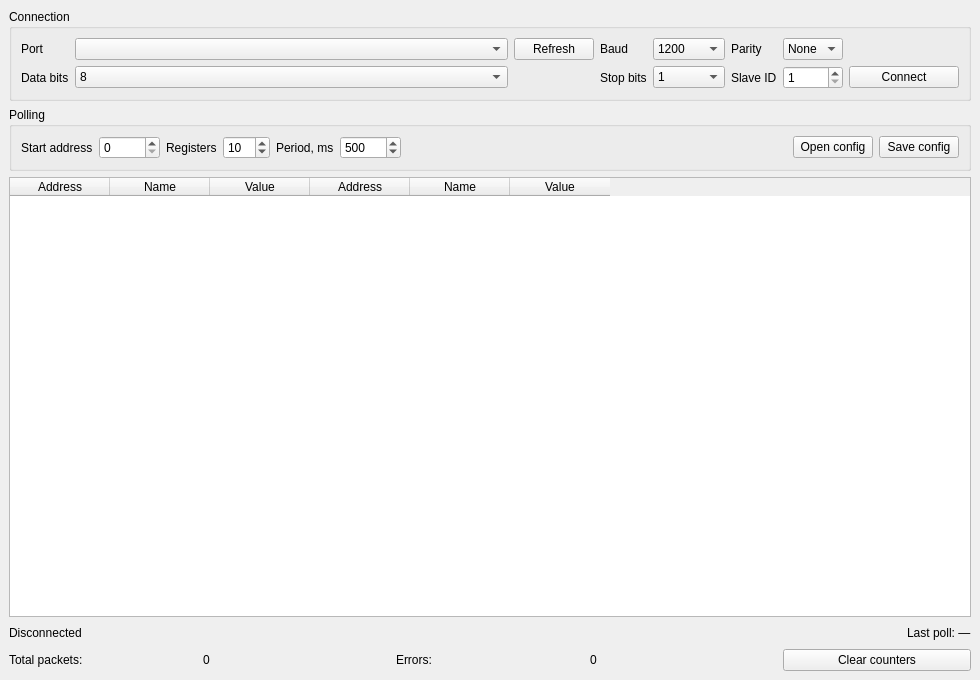
<?xml version="1.0" encoding="UTF-8"?>
<ui version="4.0">
 <class>MainWindow</class>
 <widget class="QMainWindow" name="MainWindow">
  <property name="geometry">
   <rect>
    <x>0</x>
    <y>0</y>
    <width>980</width>
    <height>680</height>
   </rect>
  </property>
  <property name="windowTitle">
   <string>Modbus Poll Linux</string>
  </property>
  <widget class="QWidget" name="centralwidget">
   <layout class="QVBoxLayout" name="verticalLayoutMain">
    <item>
     <widget class="QGroupBox" name="groupConnection">
      <property name="title">
       <string>Connection</string>
      </property>
      <layout class="QGridLayout" name="gridConnection">
       <item row="0" column="0">
        <widget class="QLabel" name="labelPort">
         <property name="text">
          <string>Port</string>
         </property>
        </widget>
       </item>
       <item row="0" column="1">
        <widget class="QComboBox" name="comboPort">
         <property name="sizePolicy">
          <sizepolicy hsizetype="Expanding" vsizetype="Fixed">
           <horstretch>1</horstretch>
           <verstretch>0</verstretch>
          </sizepolicy>
         </property>
        </widget>
       </item>
       <item row="0" column="2">
        <widget class="QPushButton" name="btnRefreshPorts">
         <property name="text">
          <string>Refresh</string>
         </property>
        </widget>
       </item>
       <item row="0" column="3">
        <widget class="QLabel" name="labelBaud">
         <property name="text">
          <string>Baud</string>
         </property>
        </widget>
       </item>
       <item row="0" column="4">
        <widget class="QComboBox" name="comboBaud">
         <item>
          <property name="text">
           <string>1200</string>
          </property>
         </item>
         <item>
          <property name="text">
           <string>2400</string>
          </property>
         </item>
         <item>
          <property name="text">
           <string>4800</string>
          </property>
         </item>
         <item>
          <property name="text">
           <string>9600</string>
          </property>
         </item>
         <item>
          <property name="text">
           <string>19200</string>
          </property>
         </item>
         <item>
          <property name="text">
           <string>38400</string>
          </property>
         </item>
         <item>
          <property name="text">
           <string>57600</string>
          </property>
         </item>
         <item>
          <property name="text">
           <string>115200</string>
          </property>
         </item>
        </widget>
       </item>
       <item row="0" column="5">
        <widget class="QLabel" name="labelParity">
         <property name="text">
          <string>Parity</string>
         </property>
        </widget>
       </item>
       <item row="0" column="6">
        <widget class="QComboBox" name="comboParity">
         <item>
          <property name="text">
           <string>None</string>
          </property>
         </item>
         <item>
          <property name="text">
           <string>Even</string>
          </property>
         </item>
         <item>
          <property name="text">
           <string>Odd</string>
          </property>
         </item>
        </widget>
       </item>
       <item row="1" column="0">
        <widget class="QLabel" name="labelDataBits">
         <property name="text">
          <string>Data bits</string>
         </property>
        </widget>
       </item>
       <item row="1" column="1">
        <widget class="QComboBox" name="comboDataBits">
         <item>
          <property name="text">
           <string>8</string>
          </property>
         </item>
         <item>
          <property name="text">
           <string>7</string>
          </property>
         </item>
        </widget>
       </item>
       <item row="1" column="3">
        <widget class="QLabel" name="labelStopBits">
         <property name="text">
          <string>Stop bits</string>
         </property>
        </widget>
       </item>
       <item row="1" column="4">
        <widget class="QComboBox" name="comboStopBits">
         <item>
          <property name="text">
           <string>1</string>
          </property>
         </item>
         <item>
          <property name="text">
           <string>2</string>
          </property>
         </item>
        </widget>
       </item>
       <item row="1" column="5">
        <widget class="QLabel" name="labelSlave">
         <property name="text">
          <string>Slave ID</string>
         </property>
        </widget>
       </item>
       <item row="1" column="6">
        <widget class="QSpinBox" name="spinSlave">
         <property name="minimum">
          <number>1</number>
         </property>
         <property name="maximum">
          <number>247</number>
         </property>
         <property name="value">
          <number>1</number>
         </property>
        </widget>
       </item>
       <item row="1" column="7">
        <widget class="QPushButton" name="btnConnect">
         <property name="minimumSize">
          <size>
           <width>110</width>
           <height>0</height>
          </size>
         </property>
         <property name="text">
          <string>Connect</string>
         </property>
        </widget>
       </item>
      </layout>
     </widget>
    </item>
    <item>
     <widget class="QGroupBox" name="groupPolling">
      <property name="title">
       <string>Polling</string>
      </property>
      <layout class="QHBoxLayout" name="horizontalLayoutPolling">
       <item>
        <widget class="QLabel" name="labelStartAddress">
         <property name="text">
          <string>Start address</string>
         </property>
        </widget>
       </item>
       <item>
        <widget class="QSpinBox" name="spinStartAddress">
         <property name="maximum">
          <number>65535</number>
         </property>
        </widget>
       </item>
       <item>
        <widget class="QLabel" name="labelRegisterCount">
         <property name="text">
          <string>Registers</string>
         </property>
        </widget>
       </item>
       <item>
        <widget class="QSpinBox" name="spinRegisterCount">
         <property name="minimum">
          <number>1</number>
         </property>
         <property name="maximum">
          <number>125</number>
         </property>
         <property name="value">
          <number>10</number>
         </property>
        </widget>
       </item>
       <item>
        <widget class="QLabel" name="labelPollPeriod">
         <property name="text">
          <string>Period, ms</string>
         </property>
        </widget>
       </item>
       <item>
        <widget class="QSpinBox" name="spinPollPeriod">
         <property name="minimum">
          <number>50</number>
         </property>
         <property name="maximum">
          <number>60000</number>
         </property>
         <property name="singleStep">
          <number>50</number>
         </property>
         <property name="value">
          <number>500</number>
         </property>
        </widget>
       </item>
       <item>
        <spacer name="horizontalSpacerPolling">
         <property name="orientation">
          <enum>Qt::Horizontal</enum>
         </property>
         <property name="sizeHint" stdset="0">
          <size>
           <width>40</width>
           <height>20</height>
          </size>
         </property>
        </spacer>
       </item>
       <item>
        <widget class="QPushButton" name="btnOpenConfig">
         <property name="text">
          <string>Open config</string>
         </property>
        </widget>
       </item>
       <item>
        <widget class="QPushButton" name="btnSaveConfig">
         <property name="text">
          <string>Save config</string>
         </property>
        </widget>
       </item>
      </layout>
     </widget>
    </item>
    <item>
     <widget class="QTableWidget" name="tableRegisters">
      <property name="alternatingRowColors">
       <bool>true</bool>
      </property>
      <property name="selectionMode">
       <enum>QAbstractItemView::SingleSelection</enum>
      </property>
      <property name="selectionBehavior">
       <enum>QAbstractItemView::SelectItems</enum>
      </property>
      <property name="rowCount">
       <number>0</number>
      </property>
      <property name="columnCount">
       <number>6</number>
      </property>
      <attribute name="horizontalHeaderStretchLastSection">
       <bool>false</bool>
      </attribute>
      <column>
       <property name="text">
        <string>Address</string>
       </property>
      </column>
      <column>
       <property name="text">
        <string>Name</string>
       </property>
      </column>
      <column>
       <property name="text">
        <string>Value</string>
       </property>
      </column>
      <column>
       <property name="text">
        <string>Address</string>
       </property>
      </column>
      <column>
       <property name="text">
        <string>Name</string>
       </property>
      </column>
      <column>
       <property name="text">
        <string>Value</string>
       </property>
      </column>
     </widget>
    </item>
    <item>
     <layout class="QHBoxLayout" name="horizontalLayoutStatus">
      <item>
       <widget class="QLabel" name="labelStatus">
        <property name="text">
         <string>Disconnected</string>
        </property>
       </widget>
      </item>
      <item>
       <spacer name="horizontalSpacerStatus">
        <property name="orientation">
         <enum>Qt::Horizontal</enum>
        </property>
        <property name="sizeHint" stdset="0">
         <size>
          <width>40</width>
          <height>20</height>
         </size>
        </property>
       </spacer>
      </item>
      <item>
       <widget class="QLabel" name="labelLastPoll">
        <property name="text">
         <string>Last poll: —</string>
        </property>
       </widget>
      </item>
     </layout>
    </item>
    <item>
     <layout class="QHBoxLayout" name="horizontalLayout_2">
      <property name="topMargin">
       <number>0</number>
      </property>
      <item>
       <widget class="QLabel" name="labelTotalPackets">
        <property name="text">
         <string>Total packets:</string>
        </property>
       </widget>
      </item>
      <item>
       <widget class="QLabel" name="labelTotalPackets_value">
        <property name="text">
         <string>0</string>
        </property>
       </widget>
      </item>
      <item>
       <widget class="QLabel" name="labelErrorPackets">
        <property name="text">
         <string>Errors:</string>
        </property>
       </widget>
      </item>
      <item>
       <widget class="QLabel" name="labelErrorPackets_value">
        <property name="text">
         <string>0</string>
        </property>
       </widget>
      </item>
      <item>
       <widget class="QPushButton" name="btnClearCounters">
        <property name="text">
         <string>Clear counters</string>
        </property>
       </widget>
      </item>
     </layout>
    </item>
   </layout>
  </widget>
 </widget>
 <resources/>
 <connections/>
</ui>
